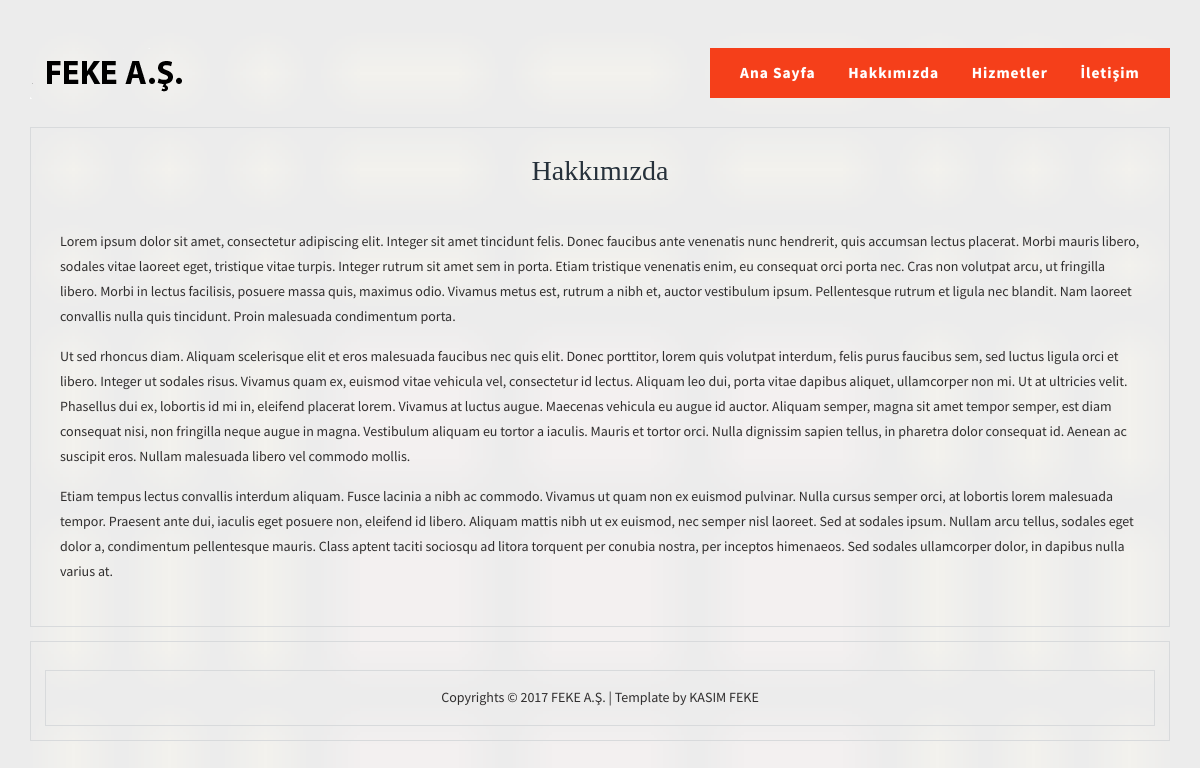
Page /about.php on the committed database.
### tables this page shows
CREATE TABLE `ayarlar` (
  `ayar_id` int(11) NOT NULL,
  `ayar_logo` varchar(250) NOT NULL,
  `ayar_title` varchar(100) NOT NULL,
  `ayar_description` varchar(500) NOT NULL,
  `ayar_footer` varchar(500) NOT NULL,
  `ayar_adres` varchar(500) NOT NULL,
  `ayar_mail` varchar(100) NOT NULL,
  `ayar_telefon` varchar(50) NOT NULL
);

CREATE TABLE `menuler` (
  `menu_id` int(11) NOT NULL,
  `menu_ad` varchar(50) NOT NULL,
  `menu_url` varchar(300) NOT NULL,
  `menu_sira` varchar(50) NOT NULL DEFAULT '0'
);

CREATE TABLE `hakkimizda` (
  `hakkimizda_id` int(11) NOT NULL,
  `hakkimizda_baslik` varchar(50) NOT NULL,
  `hakkimizda_yazi` mediumtext NOT NULL
);

### about.php (the view)
 	<?php include 'header.php'; ?>
   <div class="container">
     <div class="about">
      <h2><?php echo $hakcek['hakkimizda_baslik']; ?></h2>
      <div class="about-top">
       <div class="col-md-12 ab-top">
         <p><?php echo $hakcek['hakkimizda_yazi']; ?></p>
       </div>
       <div class="clearfix"> </div>
     </div>
</div>
<div class="footer">
 <?php include 'footer.php'; ?>
</div>

### header.php (shortened to what this page needs)
<?php include 'admin/netting/connect.php';
$ayarsor=mysql_query("select * from ayarlar");
$ayarcek=mysql_fetch_assoc($ayarsor);
$haksor=mysql_query("select * from hakkimizda");
$hakcek=mysql_fetch_assoc($haksor);
 ?>
<!DOCTYPE HTML>
<html>
<head>
	<link href="css/bootstrap.css" rel="stylesheet" type="text/css" media="all">
	<link href="css/style.css" rel="stylesheet" type="text/css" media="all" />
</head>
<body>
	<div class="header">
		<div class="container">
			<div class="logo">
				<a href="index.php"><img src="<?php echo $ayarcek['ayar_logo']; ?>" class="img-responsive" alt=""></a>
			</div>
			<div class="head-nav">
				<ul class="cl-effect-1">
					<?php
					$menusorgu=mysql_query("select * from menuler");
					while ($menucek=mysql_fetch_assoc($menusorgu)) {
						?>
						<li class="active"><a href="<?php echo $menucek['menu_url']; ?>"><?php echo $menucek['menu_ad']; ?></a></li>
						<?php } ?>
						<div class="clearfix"></div>
					</ul>
				</div>
				<div class="clearfix"> </div>
			</div>
		</div>

### footer.php (shortened to what this page needs)
<div class="footer">
	<div class="copyright">
		<p><?php echo $ayarcek['ayar_footer']; ?></a></p>
	</div>
</div>

### css/style.css (style rules this page uses)
h4, h5, h6, h1, h2, h3 { margin-top: 0; }
ul, ol { margin: 0; }
p { margin: 0; }
html,body { font-family: 'Source Sans Pro', sans-serif; background: url(../images/sos.png)no-repeat; background-size: cover; -webkit-background-size: cover; -moz-background-size: cover; -o-background-size: cover; -ms-background-size: cover; }
body a { transition:0.5s all; -webkit-transition:0.5s all; -moz-transition:0.5s all; -o-transition:0.5s all; -ms-transition:0.5s all; }
.header { padding: 2em 0; }
.logo { float: left; }
.logo a { display:block; }
.head-nav ul li { display:inline-block; float:left; }
.head-nav { float: right; padding: 1em 1em; background:#f53f1a; }
.head-nav ul li a { position: relative; display: inline-block; margin: 0px 0px; outline: none; color: #fff; text-decoration: none; letter-spacing: 1px; font-weight: 700; text-shadow: 0 0 1px rgba(255,255,255,0.3); font-size: 1.1em; }
.head-nav ul { padding:0; margin: 0; }
*, *:after, *::before { -webkit-box-sizing: border-box; -moz-box-sizing: border-box; box-sizing: border-box; }
.head-nav ul li { display: inline-block; margin: 0; outline: none; text-decoration: none; letter-spacing: 1px; }
.head-nav ul li a { color: #000; }
.head-nav ul li a:hover,.head-nav ul li.active a { color:#FFF; }
.cl-effect-1 a::before, .cl-effect-1 a::after { display: inline-block; opacity: 0; -webkit-transition: -webkit-transform 0.3s, opacity 0.2s; -moz-transition: -moz-transform 0.3s, opacity 0.2s; transition: transform 0.3s, opacity 0.2s; }
.cl-effect-1 a::before { margin-right: 10px; content: '['; -webkit-transform: translateX(20px); -moz-transform: translateX(20px); transform: translateX(20px); }
.cl-effect-1 a::after { margin-left: 10px; content: ']'; -webkit-transform: translateX(-20px); -moz-transform: translateX(-20px); transform: translateX(-20px); }
.footer { padding: 1em 1em; border: 1px solid #D8DADC; margin: 1em 0 0; }
.copyright { margin: 0 0 0; text-align: center; }
.copyright p { color: #302e2e; font-size: 1em; line-height: 1.8em; margin: 0; }
.about { padding: 2em 1em; border: 1px solid #D8DADC; }
.about-top p { color: #302e2e; font-size: 1em; line-height: 1.8em; font-weight: 400; margin: 1em 0; }
.about h2 { color: #26313b; font-size: 2em; font-weight: 400; margin: 0 0 1em; text-align: center; font-family: 'Libre Baskerville', serif; }

### rows in the picture
ayarlar: ayar_logo (picture), ayar_footer "Copyrights © 2017 FEKE A.Ş. | Template by KASIM FEKE"
menuler: menu_ad "Ana Sayfa"
menuler: menu_ad "Hakkımızda"
menuler: menu_ad "Hizmetler"
menuler: menu_ad "İletişim"
hakkimizda: hakkimizda_baslik "Hakkımızda", hakkimizda_yazi "Lorem ipsum dolor sit amet, consectetur adipiscing elit. Integer sit amet tincidunt felis. Donec faucibus ante venenatis nunc hendrerit, quis accumsan lectus placerat. Morbi mauris libero, sodales vitae laoreet eget, tristique vitae turpis. Integer rutrum sit amet sem in porta. Etiam tristique venenatis enim, eu consequat orci porta nec. Cras non volutpat arcu, ut fringilla libero. Morbi in lectus facilisis, posuere massa quis, maximus odio. Vivamus metus est, rutrum a nibh et, auctor vestibulum ipsum. Pellentesque rutrum et ligula nec blandit. Nam laoreet convallis nulla quis tincidunt. Proin malesuada condimentum porta. Ut sed rhoncus diam. Aliquam scelerisque elit et eros malesuada…"
